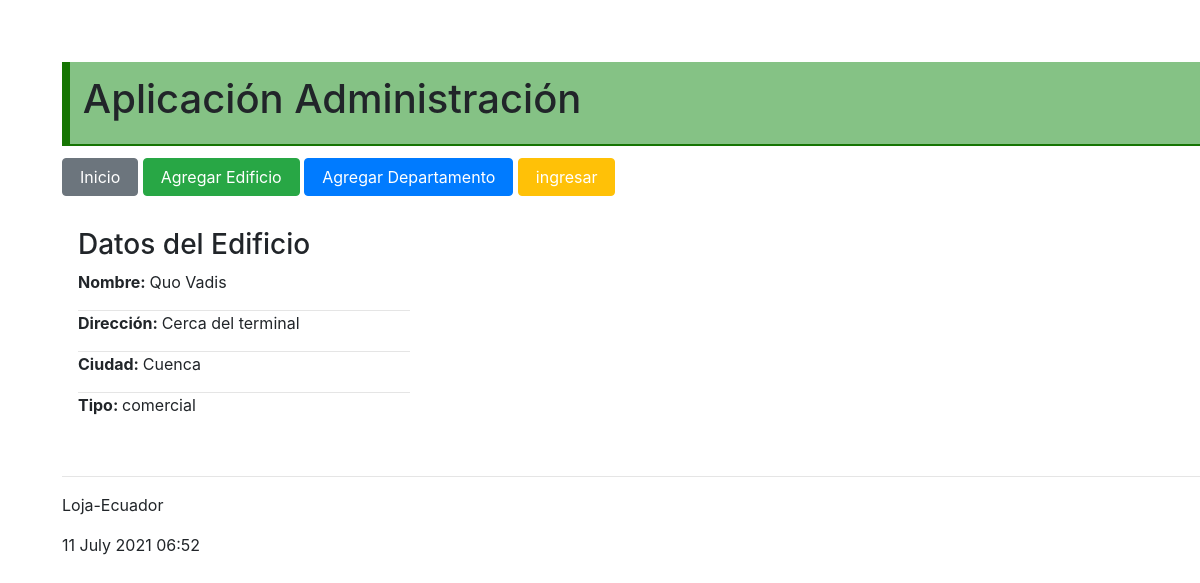
The app's page /edificio/4 with its own data.
### administrativo/models.py (models this page shows, shortened)
class Edificio(models.Model):
    tipo_edificio = (
        ('residencial', 'Residencial'),
        ('comercial', 'Comercial'),
        )
    nombre = models.CharField(max_length=30)
    direccion = models.CharField(max_length=50)
    ciudad = models.CharField(max_length=30)
    tipo = models.CharField("Tipo Edificio",max_length=30, \
            choices=tipo_edificio)

### administrativo/views.py (the view)
# urls.py: path('edificio/<int:id>', views.obtener_edificio,
def obtener_edificio(request, id):
    edificio = Edificio.objects.get(pk=id)
    informacion_template = {'edificio': edificio}
    return render(request, 'obtener_edificio.html', informacion_template)

### administrativo/templates/obtener_edificio.html
{% extends "master.html" %}
{% block content %}
<div class="datosEdificio">
    <h3>Datos del Edificio</h3>
    <p><b>Nombre: </b>{{edificio.nombre}}</p>
    <hr>
    <p><b>Dirección: </b>{{edificio.direccion}}</p>
    <hr>
    <p><b>Ciudad: </b>{{edificio.ciudad}}</p>
    <hr>
    <p><b>Tipo: </b>{{edificio.tipo}}</p>
    <br/>
</div>
<hr>
{% endblock %}

### administrativo/static/css/estilos.css (style rules this page uses)
body { background: #FEFEFD; padding: 30px; }
.datosEdificio { margin: 1.2em 1em; }
.datosEdificio hr { width: 30%; margin: 0em; }

### records on screen
Edificio: nombre "Quo Vadis", direccion "Cerca del terminal", ciudad "Cuenca", tipo "comercial"
